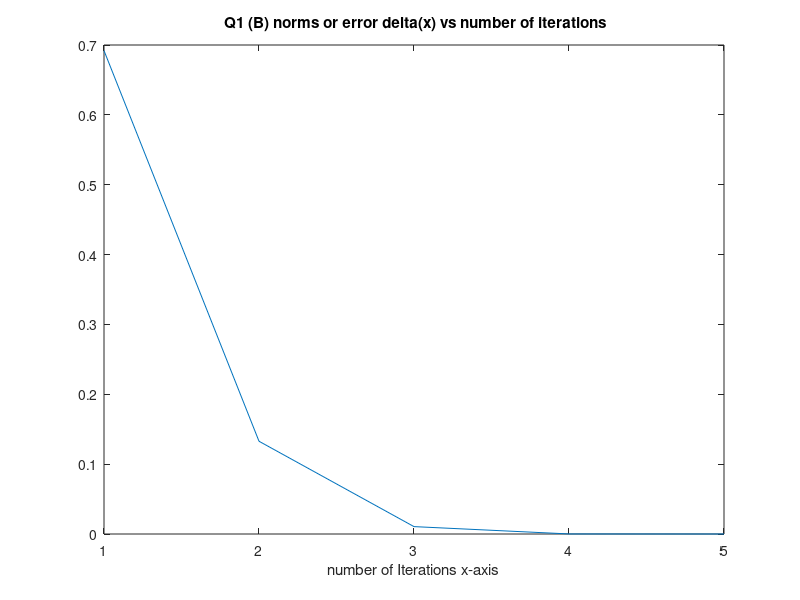
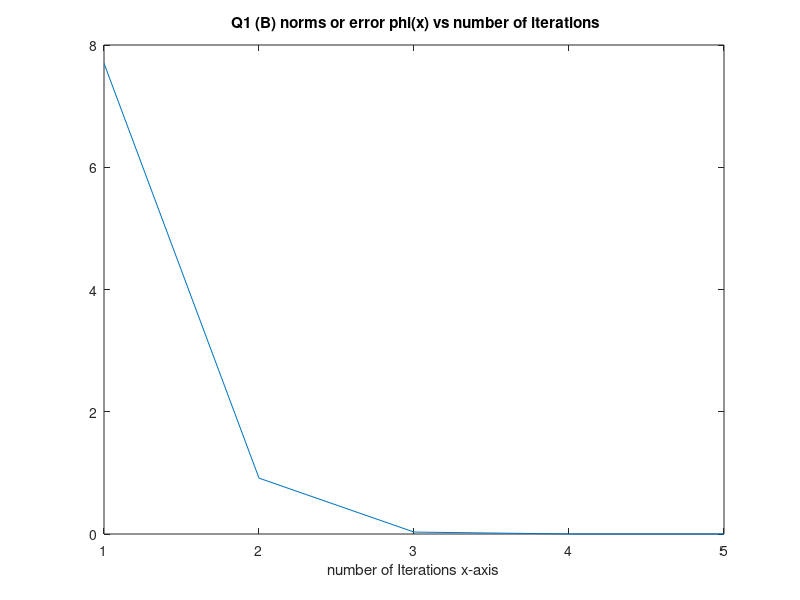

These figures' MATLAB source, in order:

%Q1  (B) Write a MATLAB program to solve the equations using N-R iterations.


%initial variables
num=0;

x1=1.5;             %initial guess
x2=1.5;             %initial guess
xo=[x1;x2];
X=xo;               %variable to matrix  1x2 for initial guess
thr = 10e-15;       %<--Define Threshold here
MaxItr =10;
m=1;

%empty vector to store the variables from iteration
xIter=[];   %vector of the number of iterations
xD=[];      %iteration values
xF=[];


%Newton-Raphson iterations until the norms of the 12
%both errors ||∆x|| and ||Φ(x)|| become less than 10−15.
while num < MaxItr
    
    
    %equations  Q1-A (variable x)
    func1=3*X(1)-5*X(2)-2*X(2)^2+15;
    func2=-3*X(1)+2*X(2)+2*X(1)^2+X(2)^2-7;
    
    %derivative / jacobian matrix
    dervf1=0-func1;
    dervf2=0-func2;
    dervF=[dervf1;dervf2];
    J1=3;
    J2=-5-4*X(2);
    J3=-3+4*X(1);
    J4=2+2*X(2);
    JacF=[J1 J2;J3 J4];
    dx=inv(JacF)*dervF;
    
    X=X+dx;
    if max(max(norm(dx)),max(norm(dervF))) < thr
        break;
    end
    
   
    num=num+1;
    xIter(num)=num;
    xD(num)=max(norm(dx));
    xF(num)=max(norm(dervF));
    
    
    
end
%--------------------------------------
% Display the Results
%--------------------------------------
%display number of iteration processed to get solution
fprintf('Num of NR-itr: %d\n\n',num);

disp('The x1 and x2 values =');

format short e
disp(X)
format
disp('DONE!')

%plot 
figure (2)
plot(xIter,xD)
title(' Q1 (B) norms or error delta(x) vs number of iterations')
xlabel('number of Iterations x-axis')
%ylim([-0.65 0.65])

figure (3)
plot(xIter,xF)
title(' Q1 (B) norms or error phi(x) vs number of iterations')
xlabel('number of Iterations x-axis')
%ylim([-0.65 0.65])


